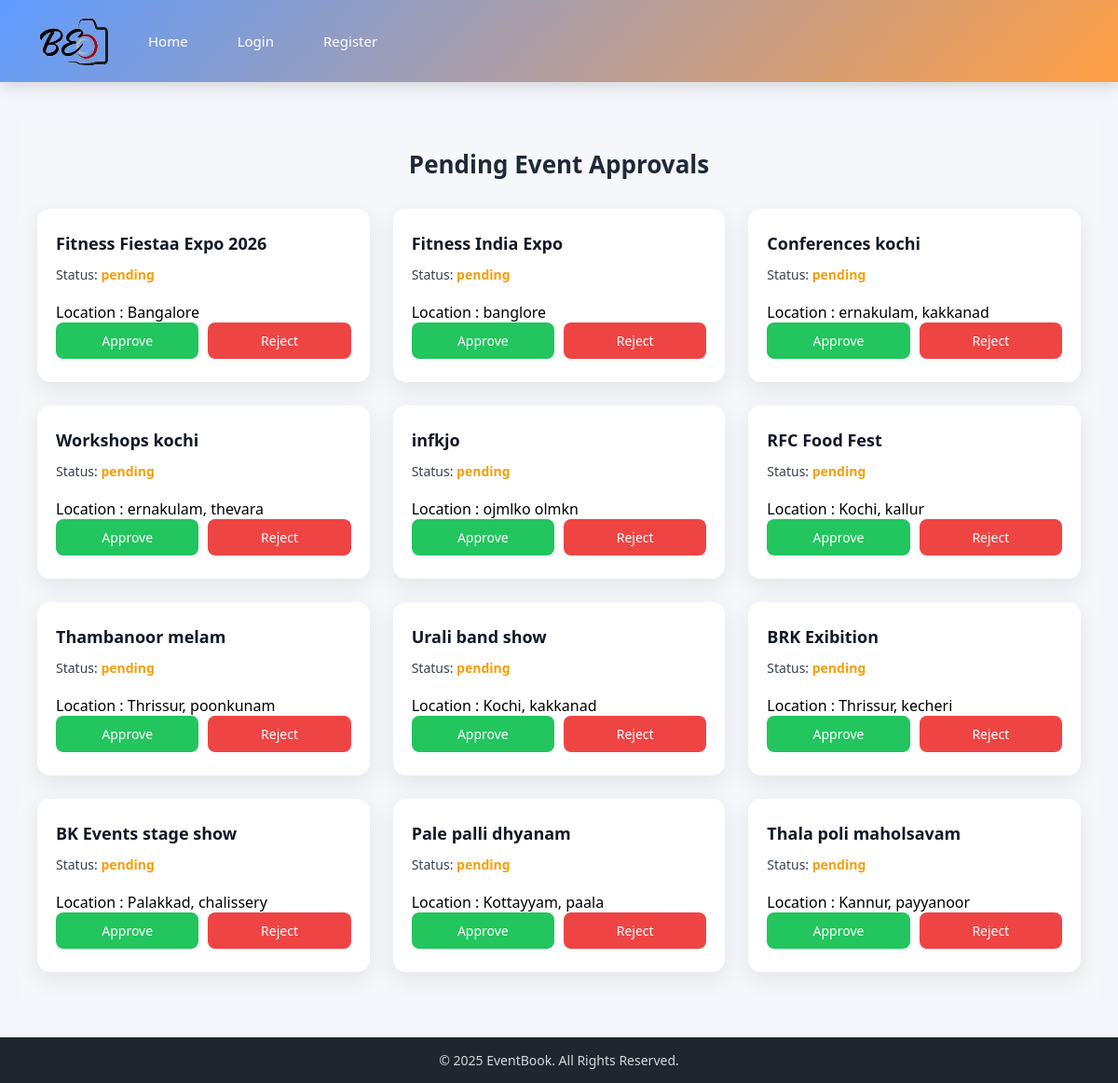
The page /pending_page on the database as committed earlier.
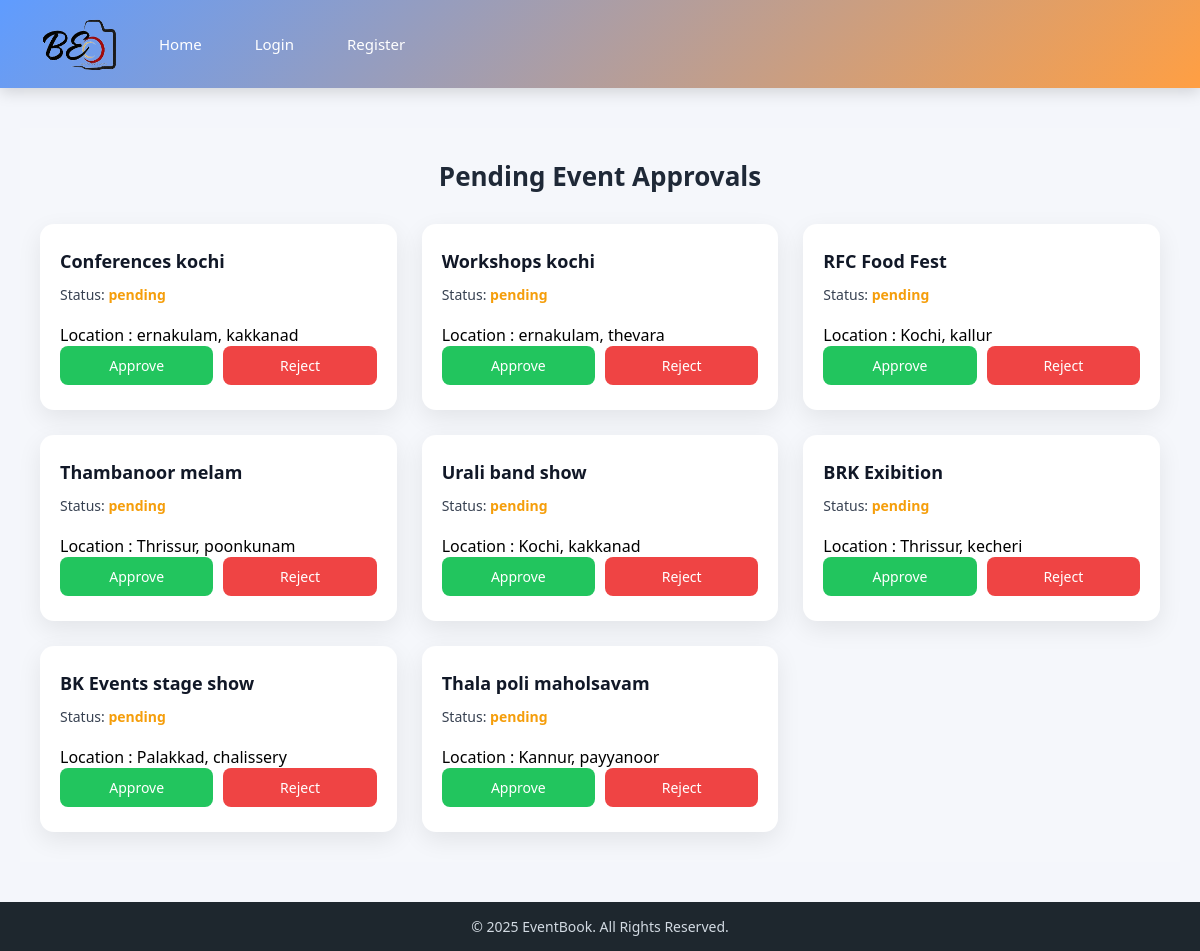
The same page on the database as committed later.
### app1/models.py (models this page shows, shortened)
class Events(models.Model):
    hoster = models.ForeignKey(CustomUser,on_delete=models.CASCADE,null=True)
    title = models.CharField(max_length=50)
    event_cat = models.ForeignKey(event_category,on_delete=models.CASCADE)
    location = models.TextField(null=True)
    e_image = models.ImageField(upload_to='events')
    STATUS = (
        ('pending','pending'),
        ('approved','approved'),
        ('rejected','rejected')
    )
    admin_approval = models.CharField(max_length=50,choices=STATUS,default='pending')

### app1/views.py (the view)
# urls.py: path('pending_page',pending_page,name='pending_page'),
def pending_page(request):
    events = Events.objects.filter(admin_approval='pending')
    return render(request,'pending_page.html',{'events':events})

### template/pending_page.html (shortened to what this page needs)
{%extends 'base.html'%}
{%block contents%}
<!DOCTYPE html>
<html lang="en">
<head>
    <link rel="stylesheet" href="/static/css/admin_pending.css">
</head>
<body>
    <div class="admin-page">
    <h2 class="page-title">Pending Event Approvals</h2>
    {% if events %}
        <div class="event-grid">
            {% for i in events %}
                <div class="event-card">
                    <h3 class="event-title">{{ i.title }}</h3>
                    <p class="event-status">
                        Status:
                        <span class="pending">{{ i.admin_approval }}</span>
                    </p>
                    <p>Location : {{i.location}}</p>
                    <div class="action-buttons">
                        <a href="{% url 'approve' i.id %}" class="btn approve">
                            Approve
                        </a>
                        <a href="{% url 'reject_event' i.id %}" class="btn reject">
                            Reject
                        </a>
                    </div>
                </div>
            {% endfor %}
        </div>
    {% else %}
        <p class="empty-text">No pending posts available.</p>
    {% endif %}
</div>
</body>
</html>
{%endblock%}

Rows that differ between the two databases and show on the page:
no longer on this page (row edited): Events: title "Fitness Fiestaa Expo 2026", admin_approval "pending", location "Bangalore"
no longer on this page (row edited): Events: title "Fitness India Expo", admin_approval "pending", location "banglore"
removed Events: title "infkjo", admin_approval "pending", location "ojmlko olmkn"
no longer on this page (row edited): Events: title "Pale palli dhyanam", admin_approval "pending", location "Kottayyam, paala"
